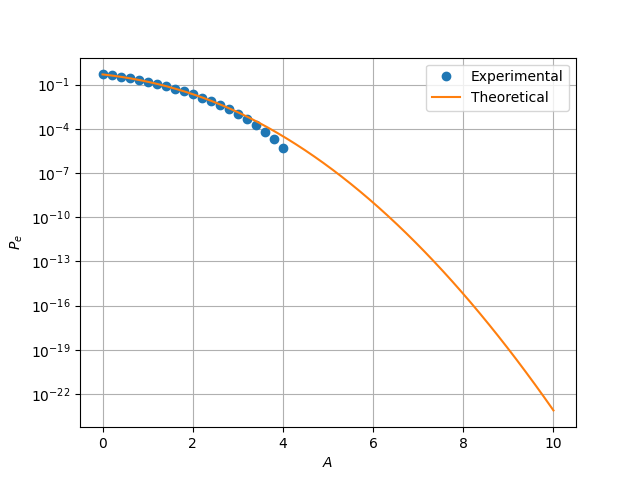

The script that saved this image:
import numpy as np
from scipy.special import erfc
import matplotlib.pyplot as plt

X_arr = np.loadtxt("ber.dat", dtype=np.int8)
X_float = X_arr.astype(np.float64)
N_arr = np.loadtxt("gau.dat", dtype=np.float64)

def get_y(A):
    y_arr = A * X_float + N_arr
    return y_arr

def get_error_prob(y_arr):
    guesses = np.where(y_arr > 0, 1, -1)
    wrong_count = np.sum(guesses != X_arr)
    return wrong_count / guesses.shape[0]

A_vals = np.arange(0, 4.1, 0.2)
error_probs = []

for A in A_vals:
    y_arr = get_y(A)
    error_probs.append(get_error_prob(y_arr))

def Q(A):
    return erfc(A / np.sqrt(2)) / 2

A_range = np.linspace(0, 10)
# A_range = A_vals
theoretical = Q(A_range)

plt.semilogy(A_vals, error_probs, 'o', label='Experimental')
plt.semilogy(A_range, theoretical, '-', label='Theoretical')
plt.legend()
plt.grid()
plt.xlabel(r"$A$")
plt.ylabel(r"$P_e$")
plt.savefig('/home/deepshikha/gvv_randomvariable/figs/p_e.png')
plt.show()